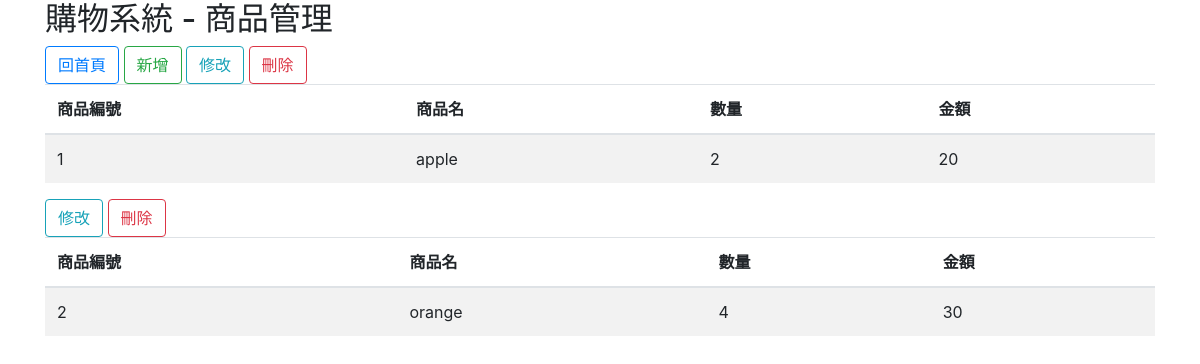
Before: /prod/product.php with the older database file.
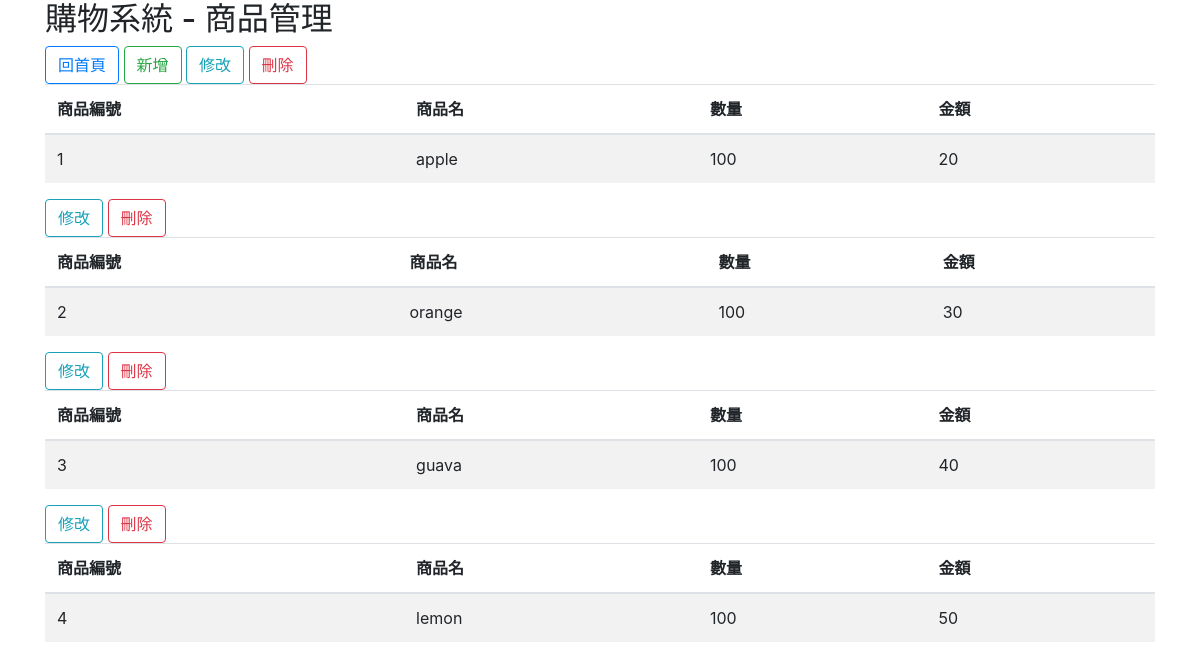
After: the same page with the newer database file.
### tables this page shows
CREATE TABLE `prod` (
  `pid` int NOT NULL auto_increment primary key,
  `prodname` varchar(20) NOT NULL,
  `prodcount` int NOT NULL,
  `tempcount` int NOT NULL,
  `cash` int DEFAULT 0
);

### prod/product.php (the view, shortened to what this page needs)
<?php
require_once("config.php");
$commandText = <<<SqlQuery
select * from prod ;
SqlQuery;
$result = mysqli_query($link, $commandText);
?>
<!DOCTYPE html PUBLIC "-//W3C//DTD HTML 4.01 Transitional//EN" "http://www.w3.org/TR/html4/loose.dtd">
<html>
<head>
    <link rel="stylesheet" href="https://maxcdn.bootstrapcdn.com/bootstrap/4.5.2/css/bootstrap.min.css">
</head>
<body>
    <div class="container">
        <h2>購物系統 - 商品管理</h2>
        <a href="../admin.php" class="btn btn-outline-primary">回首頁</a>
        <a href="./add.php?pid=<?= $row["pid"] ?>" class="btn btn-outline-success">新增</a>
        <?php while ($row = mysqli_fetch_assoc($result)) { ?>
            <span>
                <a href="./edit.php?pid=<?= $row["pid"] ?>" class="btn btn-outline-info">修改</a>
                <a href="./delete.php?pid=<?= $row["pid"] ?>" class="btn btn-outline-danger">刪除</a>
            </span>
            <table class="table table-striped">
                <thead>
                    <tr>
                        <th>商品編號</th>
                        <th>商品名</th>
                        <th>數量</th>
                        <th>金額</th>
                    </tr>
                </thead>
                <tbody>
                    <tr>
                        <td><?= $row["pid"] ?></td>
                        <td><?= $row["prodname"] ?></td>
                        <td><?= $row["prodcount"] ?></td>
                        <td><?= $row["cash"] ?></td>
                    </tr>
                </tbody>
            </table>
        <?php } ?>
    </div>
</body>
</html>

Changed rows visible on the page:
changed prod "apple": prodcount "2" → "100"
changed prod "orange": prodcount "4" → "100"
added prod: pid "3", prodname "guava", prodcount "100", cash "40"
added prod: pid "4", prodname "lemon", prodcount "100", cash "50"
